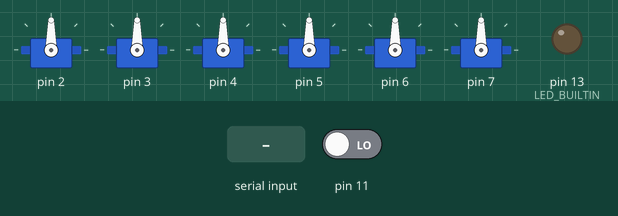
A sketch run on a simulated Arduino Uno, built with avr-gcc and run on an emulated ATmega328P. On the bench: 6 × servo, output pins drawn as LEDs (lit = HIGH). The test bench sets the inputs (shaded band); at power-on: pin 11 LOW. What the sketch prints to the serial monitor is not drawn.

Above: at 1.2 s.
1.3 s: "r" received over Serial
Timing chart, 0 to 4.3 s (numbered marks = the images above; inputs shaded):
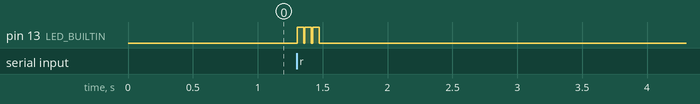

The sketch:

robo_arm.ino
```cpp
/*
  Softel Labs 2019
  s.georgiev@softel.bg
*/

#include <robo_controller.h>

RoboArmController arm;
RoboTarget target(11);

void setup() {
  Serial.begin(9600);

  pinMode(LED_BUILTIN, OUTPUT);

  arm.init();
  target.init();
}

String readString;

String getValue(String data, char separator, int index)
{
    int found = 0;
    int strIndex[] = { 0, -1 };
    int maxIndex = data.length() - 1;

    for (int i = 0; i <= maxIndex && found <= index; i++) {
        if (data.charAt(i) == separator || i == maxIndex) {
            found++;
            strIndex[0] = strIndex[1] + 1;
            strIndex[1] = (i == maxIndex) ? i+1 : i;
        }
    }
    return found > index ? data.substring(strIndex[0], strIndex[1]) : "";
}

void parse_cmdln_test() {
  if (readString.length() > 0) {
    // Serial.println(readString);

    String cmd = getValue(readString, ':', 0);
    int servo_idx = getValue(readString, ':', 1).toInt();
    int val = getValue(readString, ':', 2).toInt();

    // Serial.print("cmd ");
    // Serial.print(cmd);
    // Serial.print(" servo_idx ");
    // Serial.print(servo_idx);
    // Serial.print(" val ");
    // Serial.println(val);

    if (cmd == "r") {
      int move_delay = getValue(readString, ':', 3).toInt();
      arm.reset(move_delay);
    } else if (cmd == "m") {
      int move_delay = getValue(readString, ':', 3).toInt();
      arm.move(servo_idx, val, move_delay);
    }

    Serial.println(arm.position());

    int tval = target.read();
    Serial.print("target ");
    Serial.println(tval);

    readString="";
  }
}

void dbg_blink() {
  for (int i = 0; i < 3; i++) {
    digitalWrite(LED_BUILTIN, HIGH);
    delay(50);
    digitalWrite(LED_BUILTIN, LOW);
    delay(10);
  }
}

void parse_cmdln() {
  if (readString.length() > 0) {
    String cmd = getValue(readString, ':', 0);
    int servo_idx = getValue(readString, ':', 1).toInt();
    int val = getValue(readString, ':', 2).toInt();

    if (cmd == "r") {
      int move_delay = getValue(readString, ':', 3).toInt();
      arm.reset(move_delay);
    } else if (cmd == "m") {
      int move_delay = getValue(readString, ':', 3).toInt();
      arm.move(servo_idx, val, move_delay);
    } else if (cmd == "z") {
      arm.zero();
    }

    dbg_blink();
    Serial.println(arm.position());

    int tval = target.read();
    Serial.print("target ");
    Serial.println(tval);

    readString="";
  }
}

// TODO: Make separate serial reader component
void loop() {
  while (Serial.available()) {
    char c = Serial.read();
    readString += c;
    delay(2);
  }

  parse_cmdln();
}
```

Measured:
- after the input at 1.3 s, pin 13 (LED_BUILTIN): alternates HIGH for 0.05 s and LOW for 0.01 s, 6 changes in all, then stays LOW, starting at once
